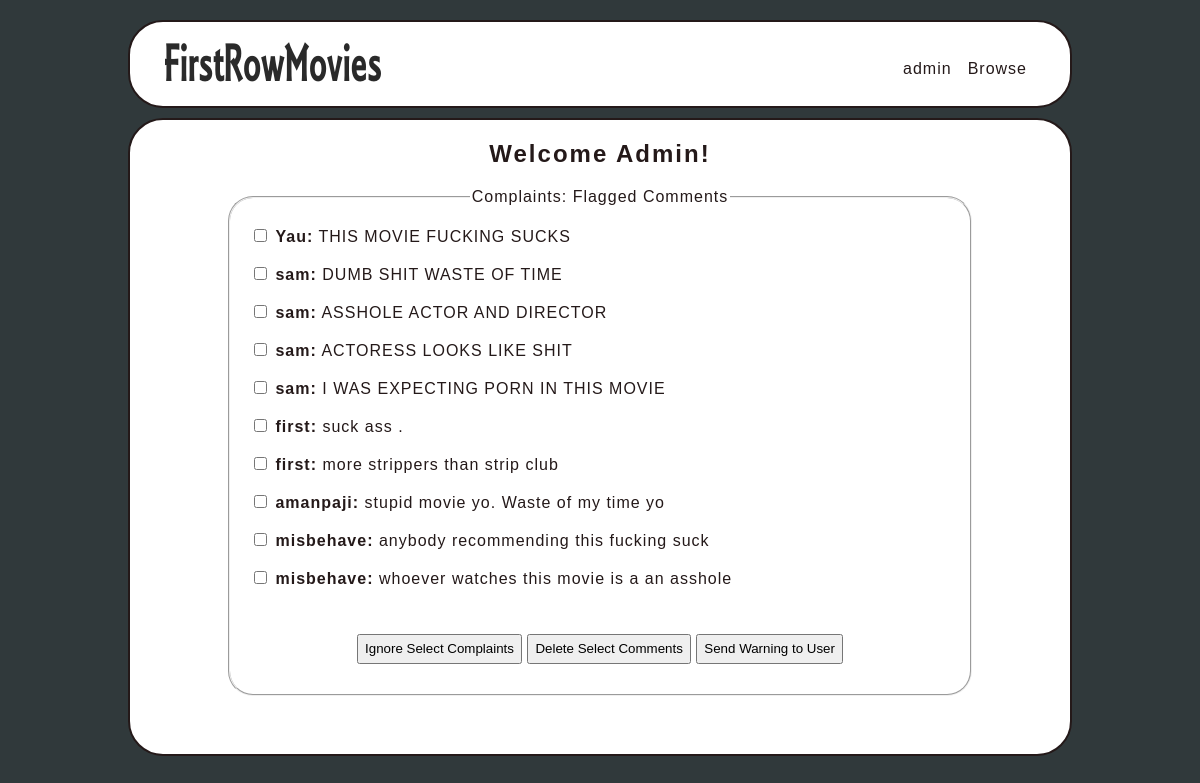
The page /php/index.php (signed in) on the database its author committed.
### tables this page shows
CREATE TABLE IF NOT EXISTS `comments` (
  `COMMENT_ID` int(10) unsigned NOT NULL AUTO_INCREMENT,
  `MOVIE_ID` int(10) unsigned NOT NULL,
  `COMMENT` text NOT NULL,
  `FLAGGED` tinyint(1) NOT NULL DEFAULT '0',
  `USER_ID` int(11) NOT NULL,
  `TIMESTAMP` timestamp NOT NULL DEFAULT CURRENT_TIMESTAMP,
  PRIMARY KEY (`COMMENT_ID`)
);

### php/headers/check_user.php (called while the page is built, shortened)
<?php
function is_admin()
{
	if (isset($_SESSION['logged_in']) && isset($_SESSION['admin_session']))
		return true;
	return false;
}
function is_guest()
{
	return false;
}
?>

### php/logic/AdminMainGUI.php (the view, shortened to what this page needs)
<?php
function LoadAdminMainPage()
{
	$admin_user = ucfirst($_SESSION['username']);
	echo "<h2>Welcome $admin_user!</h2>";
	$complaintQuery = "SELECT C.comment_id, C.user_id, C.comment, L.username
					   FROM comments C
					   JOIN login L ON C.user_id=L.user_id
					   WHERE C.flagged=TRUE LIMIT 20";
	echo <<<HTML
	<fieldset class="fieldborder">
	<legend>Complaints: Flagged Comments</legend>
	<div class="complaints_container">
	<form method="POST">
HTML;
	$result = mysql_query($complaintQuery);
	if (mysql_num_rows($result) == 0)
		echo "<h3 style='text-align:center'>There Are No Complaints Right Now</h3>";
	else
		while ($row=@mysql_fetch_assoc($result))
		{
			$commentID   = $row['comment_id'];
			$commentText = $row['comment'];
			$UsersID     = $row['user_id'];
			$UsersName   = $row['username'];
			echo "<input name='flaggedComments[]' type='checkbox' value='$commentID:$UsersID'>
	      		  <strong>$UsersName:</strong> $commentText<br><br>";
		}
	echo <<<HTML
	<br></div>
	<div style="text-align:center">
		<input class="admin_button" type="submit" name="Ignore" value="Ignore Select Complaints" />
	  	<input class="admin_button" type="submit" name="Delete" value="Delete Select Comments" />
	  	<input class="admin_button" type="submit" name="Warn" value="Send Warning to User" />
  	</div>
  	</form>
  	</fieldset><br>
HTML;
}
?>

### php/headers/top.php (shortened to what this page needs)
<?php
require_once "headers/check_user.php";
if (!is_guest())
{
	$username = $_SESSION['username'];
}
if (isset($_SESSION['new_user']))
{
	if (basename($_SERVER['PHP_SELF']) != "firstlogin.php")
		header("Location: firstlogin.php");
	$navigation = <<<EOF
	<ul id="navbar">
			<li><a href="logout.php">Log Out</a></li>
	</ul>
EOF;
}
else if (is_admin())
{
	$navigation = <<<EOF
	<ul id="navbar">
		<li><a href="#">$username</a>
		<ul>
			<li><a href="index.php">Complaints</a></li>
			<li><a href="logout.php">Log Out</a></li>
		</ul>
			<li><a href="browse.php?genre=Action">Browse</a>
			<ul>
				<li><a href="search.php">Search</a></li>
			</ul>
	</ul>
EOF;
}
?>
<!doctype HTML>
<html>
<head>
	<link rel="stylesheet" type="text/css" href="style.css" />
</head>
<body>
	<div id="wrapper" class="top">
		<div class="nav">
			<span style="margin-left:15px">
				<a href="index.php"><img src="logo1.png"></a>
			</span>
			<span class="navigation">
				<?php
				echo $navigation;
				?>
			</span>
		</div>
	</div>

### php/index.php (shortened to what this page needs)
<?php
require_once "headers/top.php";
?>
	<div id="wrapper" class="content">
<?php
if (is_guest())
{
	require_once "logic/GuestMainGUI.php";
	LoadGuestHomePage();
}
else if (is_admin())
{
	require_once "logic/AdminMainGUI.php";
	LoadAdminMainPage();
}
else if (is_user())
{
	require_once "logic/RegisteredUserMainGUI.php";
	LoadRegisteredUserHomePage($user_id);
}
?>
	</div>
<br>
</body>
</html>

### php/style.css (style rules this page uses)
body { padding: 10px; margin: 0px; background-color: #30393B; font-family: sans-serif; letter-spacing: 1px; color: #241919; }
#wrapper { margin-left:auto; margin-right:auto; height: auto; width: 940px; }
h1, h2, h3 { color: #241919; letter-spacing: 2px; }
a { text-decoration:none }
a:link { color:#241919; }
img { border-style: none }
div.top { background-color: #fff; height: 80px; margin-top: 10px; border-style: solid; border-width: 2px; border-radius: 35px; -moz-border-radius: 35px; -webkit-border-radius: 35px; }
div.nav { padding: 20px; }
div.content { background-color: #fff; margin-top: 10px; padding-bottom: 40px; border-width: 2px; border-style: solid; border-radius: 35px; -moz-border-radius: 35px; -webkit-border-radius: 35px; text-align: center; }
div.complaints_container { float: left; width: 700px; text-align: left; }
.fieldborder { width: 700px; height: auto; margin-left: auto; margin-right: auto; border-radius: 25px; -moz-border-radius: 25px; -webkit-border-radius: 25px; padding: 20px; }
#navbar { margin: 0; padding: 0; }
#navbar li { list-style: none; float: left; }
#navbar li a { display: block; padding: 3px 8px; background-color: #fff; text-decoration: none; }
.navigation { float:right; margin-top: 15px; margin-right: 15px; }
input.admin_button { margin-top: 10px; margin-bottom: 10px; width: auto; height: 30px; }

### rows shown on the page
comments: USER_ID.USERNAME "Yau", COMMENT "THIS MOVIE FUCKING SUCKS"
comments: USER_ID.USERNAME "sam", COMMENT "DUMB SHIT WASTE OF TIME"
comments: USER_ID.USERNAME "sam", COMMENT "ASSHOLE ACTOR AND DIRECTOR"
comments: USER_ID.USERNAME "sam", COMMENT "ACTORESS LOOKS LIKE SHIT"
comments: USER_ID.USERNAME "sam", COMMENT "I WAS EXPECTING PORN IN THIS MOVIE"
comments: USER_ID.USERNAME "first", COMMENT "suck ass ."
comments: USER_ID.USERNAME "first", COMMENT "more strippers than strip club"
comments: USER_ID.USERNAME "amanpaji", COMMENT "stupid movie yo. Waste of my time yo"
comments: USER_ID.USERNAME "misbehave", COMMENT "anybody recommending this fucking suck"
comments: USER_ID.USERNAME "misbehave", COMMENT "whoever watches this movie is a an asshole"

### other values the page prints
$username "admin"
$admin_user "Admin"
